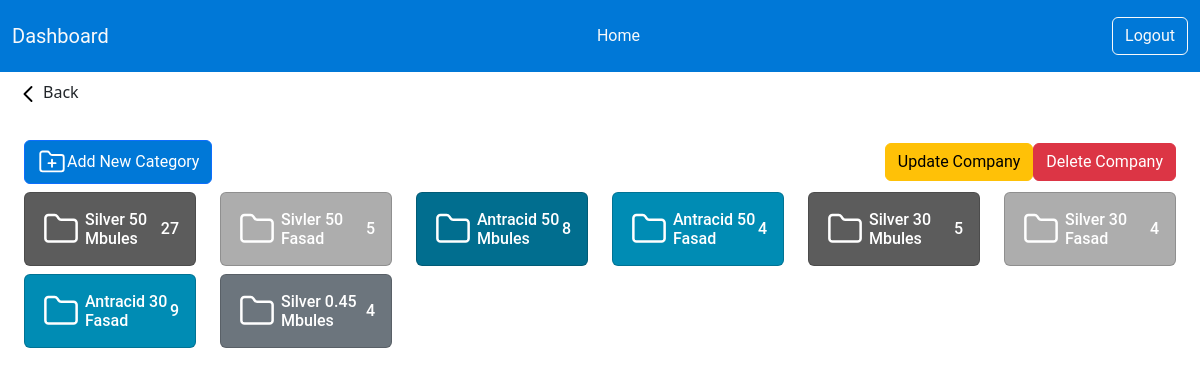
The page /admin/categories.php?company_id=1 (signed in) on the database its author committed.
### tables this page shows
CREATE TABLE `categories` (
  `id` int(11) NOT NULL,
  `name` varchar(100) NOT NULL,
  `color` varchar(20) NOT NULL DEFAULT '#6c757d',
  `company_id` int(11) DEFAULT NULL
);

### admin/categories.php (the view, shortened to what this page needs)
<?php include_once('includes/header.php');
$company_id = $_GET['company_id'] ?? null;
$sql_categories = "
SELECT `categories`.`name` AS category_name,
       `categories`.`color` AS category_color,
       `categories`.`id` AS category_id,
       COUNT(`products`.`id`) AS product_count
FROM `categories`
LEFT JOIN `products` ON `categories`.`id` = `products`.`category_id`
WHERE `categories`.`company_id` = :company_id
GROUP BY `categories`.`id`, `categories`.`name`";
$stm_categories = $pdo->prepare($sql_categories);
$stm_categories->execute(['company_id' => $company_id]);
$categories = $stm_categories->fetchAll(PDO::FETCH_ASSOC);
?>
<a href="company.php" class="btn btn-transparent d-flex-inline justify-content-start align-items-center"><img src="./assets/icons/back.svg" alt="">Back</a>
<div class="container-fluid">
    <div class="row mt-4 col-12 justify-content-start p-0 m-0">
        <div class="col-12 d-flex justify-content-between mb-2">
            <button data-bs-toggle="modal" data-bs-target="#category" class="btn btn-small btn-primary d-flex justify-content-between align-items-center">
                <img src="./assets/icons/folder-plus.svg" alt="">Add New Category</button>
            <div class="col-6 col-md-4 d-flex justify-content-between justify-content-md-end align-items-center">
                <button class="btn btn-small btn-warning" data-bs-toggle="modal" data-bs-target="#companyUpdate">Update Company</button>
                <form action="<?= $_SERVER['PHP_SELF'] ?>" method="post">
                    <button type="submit" name="delete_company_btn" class="btn btn-danger d-flex justify-content-between align-items-center"
                        onclick="return confirm('Are you sure you want to delete this Company?');">
                        Delete Company
                    </button>
                </form>
            </div>
        </div>
        <?php foreach ($categories as $category): ?>
            <div class="col-12 col-md-4 col-xl-2 mb-2">
                <a href="product.php?category_id=<?= $category['category_id'] ?>" class="text-decoration-none">
                    <div class="card" style="background-color: <?= $category['category_color'] ?>">
                        <div class="card-body">
                            <div class="d-flex justify-content-between align-items-center">
                                <div class="d-flex align-items-center">
                                    <h6 class="card-title m-0"><img src="./assets/icons/folder.svg" alt=""></h6>
                                    <h6 class="card-title text-white m-0 ms-1"><?= $category['category_name'] ?></h6>
                                </div>
                                <h6 class="card-text text-white m-0"><?= $category['product_count'] ?></h6>
                            </div>
                        </div>
                    </div>
                </a>
            </div>
        <?php endforeach; ?>
    </div>
</div>
</body>
</html>

### admin/assets/css/style.css (style rules this page uses)
* { font-family: "Roboto", sans-serif; font-weight: 400; font-style: normal; }
.bg-primary, .btn-primary { background-color: #0078d7 !important; }

### rows shown on the page
categories: name "Silver 50 Mbules", product_count "27"
categories: name "Sivler 50 Fasad", product_count "5"
categories: name "Antracid 50 Mbules", product_count "8"
categories: name "Antracid 50 Fasad", product_count "4"
categories: name "Silver 30 Mbules", product_count "5"
categories: name "Silver 30 Fasad", product_count "4"
categories: name "Antracid 30 Fasad", product_count "9"
categories: name "Silver 0.45 Mbules", product_count "4"
